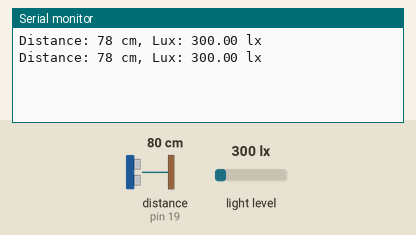
This sketch was run on a simulated Arduino Mega 2560, built with avr-gcc and run on an emulated ATmega2560. Parts: the last lines printed to the serial monitor. Wiring (inferred from the names in the program): ultrasonic range finder: trigger pin 23; echo pin 19. The inputs (shaded band) are chosen by the test bench; at power-on: distance to the obstacle (sensor on pin 19) 80 cm, light level 300 lx. The echo pulse lasts 58.3 µs per cm.

Above: at 1.8 s.
1.9 s: distance to the obstacle (sensor on pin 19) set to 2 cm
At 2.7 s:
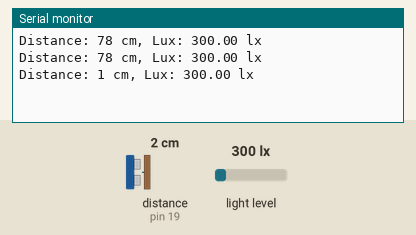
3.4 s: light level set to 40 lx
At 4.4 s:
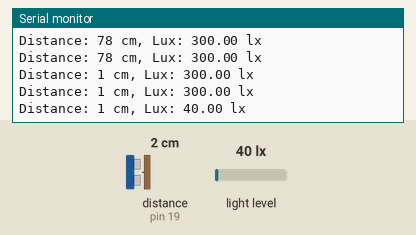
4.9 s: distance to the obstacle (sensor on pin 19) set to 4 cm
At 5.8 s:
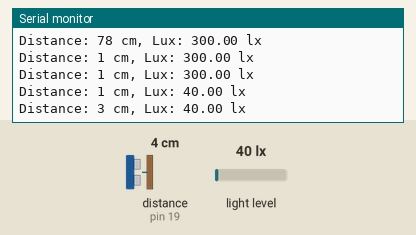
6.4 s: light level set to 500 lx
At 7.8 s:
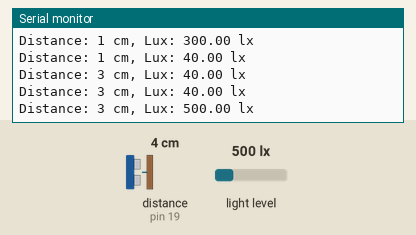
Timing chart, 0 to 8.9 s (numbered marks = the images above; inputs shaded):
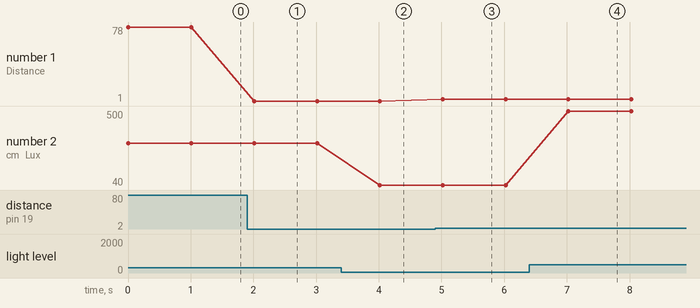

The sketch:

module6_MultiSensorIntegration.ino
```cpp
#include <Wire.h>    // For I2C
#include <BH1750.h>  // For the BH1750 || search for "BH1750" by Christopher https://github.com/claws/BH1750
BH1750 lightMeter;   // Create the sensor "object"

// Pins for Ultrasonic
#define TRIG_PIN 23
#define ECHO_PIN 19

void setup() {
  Serial.begin(115200);  // 1. Start Serial for printing

  // --- BH1750 (I2C) Setup ---
  Wire.begin();        // 2. Start the I2C "bus line"
  lightMeter.begin();  // 3. Initialize the BH1750

  // --- Ultrasonic (Digital I/O) Setup ---
  pinMode(TRIG_PIN, OUTPUT);  // 4. Set Trig pin as an OUTPUT
  pinMode(ECHO_PIN, INPUT);   // 5. Set Echo pin as an INPUT
}

void loop() {
  // --- TASK 1: Read Ultrasonic ---
  digitalWrite(TRIG_PIN, LOW);
  delayMicroseconds(2);
  digitalWrite(TRIG_PIN, HIGH);
  delayMicroseconds(10);
  digitalWrite(TRIG_PIN, LOW);
  long duration = pulseIn(ECHO_PIN, HIGH);
  int distance = duration * 0.034 / 2;  // Calculate distance in cm

  // --- TASK 2: Read BH1750 ---
  float lux = lightMeter.readLightLevel();

  // --- TASK 3: Report ALL Data ---
  Serial.print("Distance: ");
  Serial.print(distance);
  Serial.print(" cm, ");
  Serial.print("Lux: ");

  Serial.print(lux);
  Serial.println(" lx");

  delay(1000);  // Wait 1 second before running the list again
}
```

Measured:
- after the input at 1.9 s, the serial monitor: prints a new line after 0.11 s (image 1)
- after the input at 3.4 s, the serial monitor: prints a new line after 0.62 s (image 2)
- after the input at 4.9 s, the serial monitor: prints a new line after 0.12 s (image 3)
- after the input at 6.4 s, the serial monitor: prints a new line after 0.63 s (image 4)
- plotted number 1: 78 → 1 after the input at 1.9 s, 1 → 3 after the input at 4.9 s
- plotted number 2: 300 → 40 after the input at 3.4 s, 40 → 500 after the input at 6.4 s
